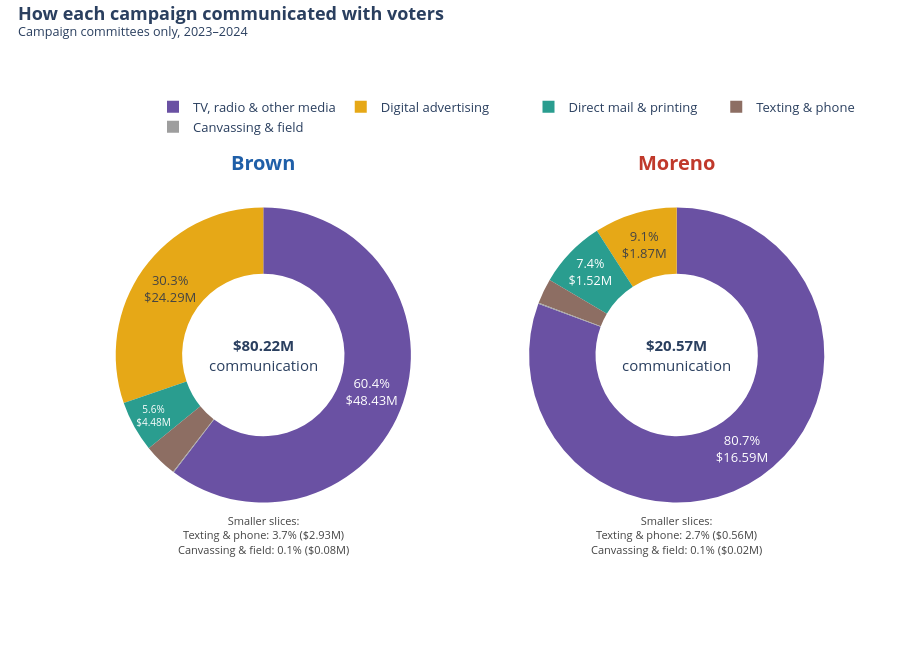

Notebook cell for this chart:
### Code cell
# Chart 5: types of communication
fig = go.Figure()
centres = {"Brown": 0.235, "Moreno": 0.765}
for i, w in enumerate(WHO):
    part = comm_long[comm_long["candidate"] == w]
    slice_text = [f"{p:.1f}%<br>{money_m(d)}" if p >= 5 else "" for p, d in zip(part["pct_of_communication"], part["dollars"])]
    hover = [f"<b>{c}</b><br>{w}: {money_m(d)} ({p:.1f}% of his communication spending)"
             for c, d, p in zip(part["category"], part["dollars"], part["pct_of_communication"])]
    fig.add_trace(go.Pie(labels=part["category"], values=part["dollars"], hole=0.55, sort=False,
                         domain=dict(x=[centres[w] - 0.215, centres[w] + 0.215], y=[0.14, 0.86]),
                         marker=dict(colors=[COMM_COLORS[c] for c in part["category"]]),
                         text=slice_text, textinfo="text", textposition="inside", insidetextorientation="horizontal",
                         hovertext=hover, hoverinfo="text", showlegend=(i == 0), name=w))
    small = part[part["pct_of_communication"] < 5]
    small_text = "<br>".join(f"{c}: {p:.1f}% ({money_m(d)})" for c, p, d in zip(small["category"], small["pct_of_communication"], small["dollars"]))
    fig.add_annotation(text=f"<b style='color:{COLORS[w]}'>{w}</b>", x=centres[w], y=0.97, xref="paper", yref="paper",
                       xanchor="center", yanchor="middle", showarrow=False, font=dict(size=20))
    fig.add_annotation(text=f"<b>{money_m(comm_total[w])}</b><br>communication", x=centres[w], y=0.5, xref="paper", yref="paper",
                       xanchor="center", yanchor="middle", showarrow=False, font=dict(size=15))
    fig.add_annotation(text="Smaller slices:<br>" + small_text, x=centres[w], y=0.12, xref="paper", yref="paper",
                       xanchor="center", yanchor="top", showarrow=False, font=dict(size=11, color="#444444"))
finish(fig, "05_communication_donuts.html", "How each campaign communicated with voters", SCOPE, height=660, top=150)

### Figure 1 — Plotly figure (JSON) as saved in the notebook; plotly's stock layout.template omitted (floating-point values rounded to 4 significant figures)
{"data": [{"domain": {"x": [0.02, 0.45], "y": [0.14, 0.86]}, "hole": 0.55, "hoverinfo": "text", "hovertext": ["<b>TV, radio & other media</b><br>Brown: $48.43M (60.4% of his communication spending)", "<b>Digital advertising</b><br>Brown: $24.29M (30.3% of his communication spending)", "<b>Direct mail & printing</b><br>Brown: $4.48M (5.6% of his communication spending)", "<b>Texting & phone</b><br>Brown: $2.93M (3.7% of his communication spending)", "<b>Canvassing & field</b><br>Brown: $0.08M (0.1% of his communication spending)"], "insidetextorientation": "horizontal", "labels": ["TV, radio & other media", "Digital advertising", "Direct mail & printing", "Texting & phone", "Canvassing & field"], "marker": {"colors": ["#6a51a3", "#e6a817", "#2a9d8f", "#8d6e63", "#9e9e9e"]}, "name": "Brown", "showlegend": true, "sort": false, "text": ["60.4%<br>$48.43M", "30.3%<br>$24.29M", "5.6%<br>$4.48M", "", ""], "textinfo": "text", "textposition": "inside", "type": "pie", "values": [48430000.0, 24290000.0, 4484000.0, 2933000.0, 79950.0]}, {"domain": {"x": [0.55, 0.98], "y": [0.14, 0.86]}, "hole": 0.55, "hoverinfo": "text", "hovertext": ["<b>TV, radio & other media</b><br>Moreno: $16.59M (80.7% of his communication spending)", "<b>Digital advertising</b><br>Moreno: $1.87M (9.1% of his communication spending)", "<b>Direct mail & printing</b><br>Moreno: $1.52M (7.4% of his communication spending)", "<b>Texting & phone</b><br>Moreno: $0.56M (2.7% of his communication spending)", "<b>Canvassing & field</b><br>Moreno: $0.02M (0.1% of his communication spending)"], "insidetextorientation": "horizontal", "labels": ["TV, radio & other media", "Digital advertising", "Direct mail & printing", "Texting & phone", "Canvassing & field"], "marker": {"colors": ["#6a51a3", "#e6a817", "#2a9d8f", "#8d6e63", "#9e9e9e"]}, "name": "Moreno", "showlegend": false, "sort": false, "text": ["80.7%<br>$16.59M", "9.1%<br>$1.87M", "7.4%<br>$1.52M", "", ""], "textinfo": "text", "textposition": "inside", "type": "pie", "values": [16590000.0, 1871000.0, 1524000.0, 561500.0, 23720.0]}], "layout": {"annotations": [{"font": {"size": 20}, "showarrow": false, "text": "<b style='color:#1f5fa8'>Brown</b>", "x": 0.235, "xanchor": "center", "xref": "paper", "y": 0.97, "yanchor": "middle", "yref": "paper"}, {"font": {"size": 15}, "showarrow": false, "text": "<b>$80.22M</b><br>communication", "x": 0.235, "xanchor": "center", "xref": "paper", "y": 0.5, "yanchor": "middle", "yref": "paper"}, {"font": {"color": "#444444", "size": 11}, "showarrow": false, "text": "Smaller slices:<br>Texting & phone: 3.7% ($2.93M)<br>Canvassing & field: 0.1% ($0.08M)", "x": 0.235, "xanchor": "center", "xref": "paper", "y": 0.12, "yanchor": "top", "yref": "paper"}, {"font": {"size": 20}, "showarrow": false, "text": "<b style='color:#c0392b'>Moreno</b>", "x": 0.765, "xanchor": "center", "xref": "paper", "y": 0.97, "yanchor": "middle", "yref": "paper"}, {"font": {"size": 15}, "showarrow": false, "text": "<b>$20.57M</b><br>communication", "x": 0.765, "xanchor": "center", "xref": "paper", "y": 0.5, "yanchor": "middle", "yref": "paper"}, {"font": {"color": "#444444", "size": 11}, "showarrow": false, "text": "Smaller slices:<br>Texting & phone: 2.7% ($0.56M)<br>Canvassing & field: 0.1% ($0.02M)", "x": 0.765, "xanchor": "center", "xref": "paper", "y": 0.12, "yanchor": "top", "yref": "paper"}], "font": {"size": 13}, "height": 660, "legend": {"orientation": "h", "x": 1, "xanchor": "right", "y": 1.02, "yanchor": "bottom"}, "margin": {"b": 100, "l": 80, "r": 40, "t": 150}, "showlegend": true, "title": {"text": "<b>How each campaign communicated with voters</b><br><sup>Campaign committees only, 2023–2024</sup>", "x": 0.02, "y": 0.97, "yanchor": "top"}, "yaxis": {"automargin": true}}}
